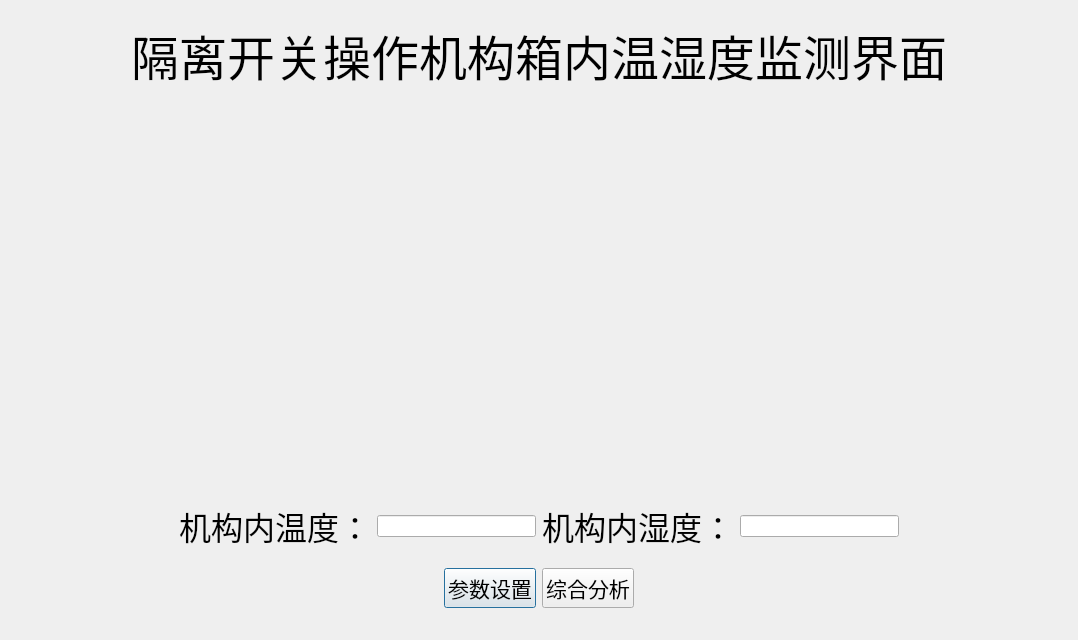
<?xml version="1.0" encoding="UTF-8"?>
<ui version="4.0">
 <class>QWParameterInf</class>
 <widget class="QDialog" name="QWParameterInf">
  <property name="geometry">
   <rect>
    <x>0</x>
    <y>0</y>
    <width>1078</width>
    <height>640</height>
   </rect>
  </property>
  <property name="windowTitle">
   <string>Dialog</string>
  </property>
  <property name="windowIcon">
   <iconset resource="res.qrc">
    <normaloff>:/photoes/cgjt.png</normaloff>:/photoes/cgjt.png</iconset>
  </property>
  <layout class="QVBoxLayout" name="verticalLayout_2">
   <item>
    <widget class="QWidget" name="widget_3" native="true">
     <layout class="QVBoxLayout" name="verticalLayout_3">
      <item>
       <layout class="QVBoxLayout" name="verticalLayout">
        <item>
         <widget class="QLabel" name="label_3">
          <property name="text">
           <string>&lt;html&gt;&lt;head/&gt;&lt;body&gt;&lt;p align=&quot;center&quot;&gt;&lt;span style=&quot; font-size:36pt; color:#000000;&quot;&gt;隔离开关操作机构箱内温湿度监测界面&lt;/span&gt;&lt;/p&gt;&lt;/body&gt;&lt;/html&gt;</string>
          </property>
         </widget>
        </item>
        <item>
         <layout class="QHBoxLayout" name="horizontalLayout">
          <item>
           <widget class="Dashboard1" name="dashTem2" native="true">
            <property name="minimumSize">
             <size>
              <width>400</width>
              <height>400</height>
             </size>
            </property>
            <property name="maximumSize">
             <size>
              <width>400</width>
              <height>400</height>
             </size>
            </property>
           </widget>
          </item>
          <item>
           <widget class="Dashboard1" name="dashHum2" native="true">
            <property name="minimumSize">
             <size>
              <width>400</width>
              <height>400</height>
             </size>
            </property>
            <property name="maximumSize">
             <size>
              <width>400</width>
              <height>400</height>
             </size>
            </property>
           </widget>
          </item>
         </layout>
        </item>
        <item>
         <layout class="QHBoxLayout" name="horizontalLayout_2">
          <item>
           <spacer name="horizontalSpacer_4">
            <property name="orientation">
             <enum>Qt::Horizontal</enum>
            </property>
            <property name="sizeHint" stdset="0">
             <size>
              <width>40</width>
              <height>20</height>
             </size>
            </property>
           </spacer>
          </item>
          <item>
           <widget class="QLabel" name="label">
            <property name="text">
             <string>&lt;html&gt;&lt;head/&gt;&lt;body&gt;&lt;p&gt;&lt;span style=&quot; font-size:24pt;&quot;&gt;机构内温度：&lt;/span&gt;&lt;/p&gt;&lt;/body&gt;&lt;/html&gt;</string>
            </property>
           </widget>
          </item>
          <item>
           <widget class="QLineEdit" name="edtTemperature"/>
          </item>
          <item>
           <widget class="QLabel" name="label_2">
            <property name="text">
             <string>&lt;html&gt;&lt;head/&gt;&lt;body&gt;&lt;p&gt;&lt;span style=&quot; font-size:24pt;&quot;&gt;机构内湿度：&lt;/span&gt;&lt;/p&gt;&lt;/body&gt;&lt;/html&gt;</string>
            </property>
           </widget>
          </item>
          <item>
           <widget class="QLineEdit" name="edtHumidity"/>
          </item>
          <item>
           <spacer name="horizontalSpacer_5">
            <property name="orientation">
             <enum>Qt::Horizontal</enum>
            </property>
            <property name="sizeHint" stdset="0">
             <size>
              <width>40</width>
              <height>20</height>
             </size>
            </property>
           </spacer>
          </item>
         </layout>
        </item>
        <item>
         <spacer name="verticalSpacer_2">
          <property name="orientation">
           <enum>Qt::Vertical</enum>
          </property>
          <property name="sizeHint" stdset="0">
           <size>
            <width>20</width>
            <height>40</height>
           </size>
          </property>
         </spacer>
        </item>
        <item>
         <layout class="QHBoxLayout" name="horizontalLayout_3">
          <item>
           <spacer name="horizontalSpacer_6">
            <property name="orientation">
             <enum>Qt::Horizontal</enum>
            </property>
            <property name="sizeHint" stdset="0">
             <size>
              <width>40</width>
              <height>20</height>
             </size>
            </property>
           </spacer>
          </item>
          <item>
           <widget class="QPushButton" name="btnParameterSetting">
            <property name="font">
             <font>
              <family>Agency FB</family>
              <pointsize>16</pointsize>
             </font>
            </property>
            <property name="text">
             <string>参数设置</string>
            </property>
           </widget>
          </item>
          <item>
           <widget class="QPushButton" name="btnAnalsis">
            <property name="font">
             <font>
              <family>Agency FB</family>
              <pointsize>16</pointsize>
             </font>
            </property>
            <property name="text">
             <string>综合分析</string>
            </property>
           </widget>
          </item>
          <item>
           <spacer name="horizontalSpacer_2">
            <property name="orientation">
             <enum>Qt::Horizontal</enum>
            </property>
            <property name="sizeHint" stdset="0">
             <size>
              <width>40</width>
              <height>20</height>
             </size>
            </property>
           </spacer>
          </item>
         </layout>
        </item>
        <item>
         <spacer name="verticalSpacer_3">
          <property name="orientation">
           <enum>Qt::Vertical</enum>
          </property>
          <property name="sizeHint" stdset="0">
           <size>
            <width>20</width>
            <height>40</height>
           </size>
          </property>
         </spacer>
        </item>
       </layout>
      </item>
     </layout>
    </widget>
   </item>
  </layout>
 </widget>
 <customwidgets>
  <customwidget>
   <class>Dashboard1</class>
   <extends>QWidget</extends>
   <header>dashboard1.h</header>
   <container>1</container>
  </customwidget>
 </customwidgets>
 <resources>
  <include location="res.qrc"/>
 </resources>
 <connections/>
</ui>
